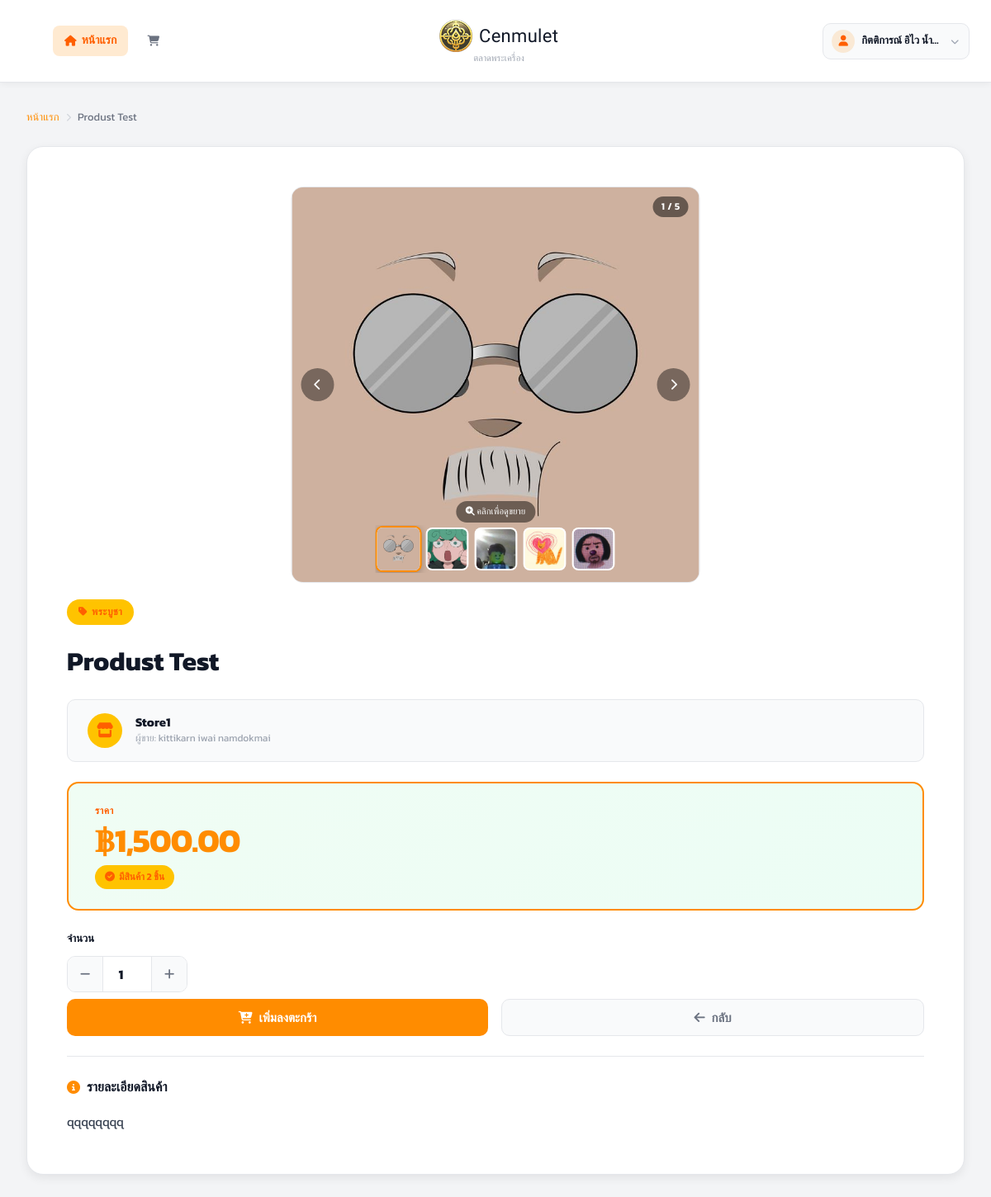
/views/user/product_detail.php?id=19 (signed in), run on the app's committed database.
### tables this page shows
CREATE TABLE users (
    id INTEGER PRIMARY KEY AUTOINCREMENT,
    fullname TEXT,
    username TEXT UNIQUE,
    password TEXT,
    tel TEXT,
    address TEXT,
    image TEXT,
    id_per TEXT
);

CREATE TABLE amulets (
    id INTEGER PRIMARY KEY AUTOINCREMENT,
    amulet_name TEXT,
    source TEXT,
    quantity INTEGER,
    price REAL,
    image TEXT,
    sellerId INTEGER,
    categoryId INTEGER,
    FOREIGN KEY (sellerId) REFERENCES sellers(id),
    FOREIGN KEY (categoryId) REFERENCES categories(id)
);

CREATE TABLE categories (
    id INTEGER PRIMARY KEY AUTOINCREMENT,
    category_name TEXT
);

CREATE TABLE sellers (
    id INTEGER PRIMARY KEY AUTOINCREMENT,
    fullname TEXT,
    store_name TEXT,
    username TEXT UNIQUE,
    password TEXT,
    address TEXT,
    img_store TEXT,
    tel TEXT,
    pay_contax TEXT,
    id_per TEXT,
    img_per TEXT,

    status TEXT DEFAULT 'pending',
    reject_reason TEXT,
    reviewed_at DATETIME
, pay_bank TEXT);

### views/user/product_detail.php (the view, shortened to what this page needs)
<?php
require_once __DIR__ . "/../../config/db.php";
$user_id    = $_SESSION['user_id'];
$product_id = $_GET['id'] ?? null;
try {
    $stmt = $db->prepare("SELECT * FROM users WHERE id = :id");
    $stmt->execute([':id' => $user_id]);
    $user = $stmt->fetch(PDO::FETCH_ASSOC);
} catch (PDOException $e) {
    die("Error: " . $e->getMessage());
}
try {
    $stmt = $db->prepare("
        SELECT a.*, c.category_name, s.store_name, s.fullname as seller_name
        FROM amulets a
        LEFT JOIN categories c ON a.categoryId = c.id
        LEFT JOIN sellers   s ON a.sellerId   = s.id
        WHERE a.id = :id AND a.quantity > 0
    ");
    $stmt->execute([':id' => $product_id]);
    $product = $stmt->fetch(PDO::FETCH_ASSOC);
} catch (PDOException $e) {
    die("Error: " . $e->getMessage());
}
try {
    $stmt = $db->prepare("SELECT image FROM amulet_images WHERE amulet_id = :id ORDER BY sort_order ASC");
    $stmt->execute([':id' => $product_id]);
    $product_images = $stmt->fetchAll(PDO::FETCH_COLUMN);
} catch (PDOException $e) {
    $product_images = $product['image'] ? [$product['image']] : [];
}
?>
<!DOCTYPE html>
<html lang="th">
<head>
    <link rel="stylesheet" href="https://cdnjs.cloudflare.com/ajax/libs/font-awesome/6.5.1/css/all.min.css">
    <link rel="stylesheet" href="/public/css/style.css">
    <link rel="stylesheet" href="/public/css/product_detail.css">
</head>
<body>
    <?php include __DIR__ . '/../../includes/navbar.php'; ?>
    <div class="container">
        <nav class="breadcrumb" aria-label="breadcrumb">
            <a href="/views/user/home.php">หน้าแรก</a>
            <span class="separator"><i class="fa-solid fa-chevron-right" style="font-size:10px;"></i></span>
            <span><?php echo htmlspecialchars($product['amulet_name']); ?></span>
        </nav>
        <div class="product-detail-card">
            <div class="product-layout">
                <div class="product-image-panel">
                    <div class="main-image" id="productSlider">
                        <?php if (!empty($product_images)): ?>
                            <div class="pd-slider-track">
                                <?php foreach ($product_images as $idx => $img): ?>
                                <div class="pd-slide">
                                    <img src="/uploads/amulets/<?php echo htmlspecialchars($img); ?>"
                                         alt="<?php echo htmlspecialchars($product['amulet_name']); ?>"
                                         onclick="openLightbox(<?php echo $idx; ?>)"
                                         class="pd-zoomable">
                                </div>
                                <?php endforeach; ?>
                            </div>
                            <div class="pd-zoom-hint" id="pdZoomHint">
                            </div>
                            </div>
                            <?php if (count($product_images) > 1): ?>
                            <button class="pd-slider-btn pd-prev" onclick="pdSlideMove(-1)" aria-label="ก่อนหน้า">
                                <i class="fa-solid fa-chevron-left"></i>
                            </button>
                            <button class="pd-slider-btn pd-next" onclick="pdSlideMove(1)" aria-label="ถัดไป">
                                <i class="fa-solid fa-chevron-right"></i>
                            </button>
                            <div class="pd-counter">
                                <span id="pdCurrent">1</span> / <?php echo count($product_images); ?>
                            </div>
                            <div class="pd-thumbs">
                                <?php foreach ($product_images as $ti => $img): ?>
                                <div class="pd-thumb <?php echo $ti === 0 ? 'active' : ''; ?>"
                                     onclick="pdSlideTo(<?php echo $ti; ?>)">
                                    <img src="/uploads/amulets/<?php echo htmlspecialchars($img); ?>"
                                         alt="thumb <?php echo $ti+1; ?>">
                                </div>
                                <?php endforeach; ?>
                            </div>
                            <?php endif; ?>
                        <?php else: ?>
                            <i class="fa-solid fa-image img-placeholder"></i>
                        <?php endif; ?>
                    </div>
                </div>
                <div class="product-info-panel">
                    <span class="product-cat-badge">
                        <i class="fa-solid fa-tag"></i>
                        <?php echo htmlspecialchars($product['category_name'] ?? 'ไม่ระบุหมวดหมู่'); ?>
                    </span>
                    <h1 class="product-title"><?php echo htmlspecialchars($product['amulet_name']); ?></h1>
                    <div class="seller-card">
                        <div class="seller-icon"><i class="fa-solid fa-store"></i></div>
                        <div>
                            <div class="seller-name"><?php echo htmlspecialchars($product['store_name'] ?? 'ร้านค้า'); ?></div>
                            <div class="seller-label">ผู้ขาย: <?php echo htmlspecialchars($product['seller_name'] ?? 'ไม่ระบุ'); ?></div>
                        </div>
                    </div>
                    <div class="price-box">
                        <div class="price-label">ราคา</div>
                        <div class="price-value">฿<?php echo number_format($product['price'], 2); ?></div>
                        <span class="stock-pill">
                            <i class="fa-solid fa-check-circle"></i>
                            มีสินค้า <?php echo number_format($product['quantity']); ?> ชิ้น
                        </span>
                    </div>
                    <form action="/user/add_to_cart_process.php" method="POST">
                        <div class="qty-section">
                            <label for="quantity">จำนวน</label>
                            <div class="qty-selector">
                                <button type="button" class="qty-btn" onclick="decreaseQty()">
                                    <i class="fa-solid fa-minus"></i>
                                </button>
                                <input type="number"
                                       id="quantity"
                                       name="quantity"
                                       class="qty-num"
                                       value="1"
                                       min="1"
                                       max="<?php echo $product['quantity']; ?>"
                                       readonly>
                                <button type="button" class="qty-btn" onclick="increaseQty()">
                                    <i class="fa-solid fa-plus"></i>
                                </button>
                            </div>
                        </div>
                        <div class="product-actions">
                            <button type="submit" class="btn btn-primary">
                                <i class="fa-solid fa-cart-plus"></i>
                                เพิ่มลงตะกร้า
                            </button>
                            <a href="/views/user/home.php" class="btn btn-secondary">
                                <i class="fa-solid fa-arrow-left"></i>
                                กลับ
                            </a>
                        </div>
                    </form>
                    <div class="product-desc">
                        <h3 class="desc-title">
                            <i class="fa-solid fa-info-circle"></i>
                            รายละเอียดสินค้า
                        </h3>
                        <div class="desc-body"><?php echo htmlspecialchars($product['source']); ?></div>
                    </div>
                </div>
            </div>
        </div>
</body>
</html>

### includes/navbar.php (shortened to what this page needs)
<?php
$active_page = $active_page ?? 'home';
?>
<nav class="navbar">
    <div class="navbar-container">
        <div class="nav-left">
            <ul>
                <li>
                    <a href="/views/user/home.php"
                       class="<?php echo $active_page === 'home' ? 'active' : ''; ?>">
                        <i class="fa-solid fa-house"></i>
                        หน้าแรก
                    </a>
                </li>
                <li>
                    <a href="/views/user/cart.php"
                       class="nav-cart-inline <?php echo $active_page === 'cart' ? 'active' : ''; ?>"
                       title="ตะกร้าสินค้า">
                        <i class="fa-solid fa-cart-shopping"></i>
                    </a>
                </li>
            </ul>
        </div>
        <a href="/views/user/home.php" class="nav-logo">
            <div class="nav-logo-row">
                <img src="/public/images/image.png" alt="Cenmulet">
                <span class="nav-logo-name">Cenmulet</span>
            </div>
            <span class="nav-logo-sub">ตลาดพระเครื่อง</span>
        </a>
        <div class="nav-right">
            <div class="user-menu">
                <div class="user-btn">
                    <div class="user-avatar">
                        <i class="fa-solid fa-user"></i>
                    </div>
                    <span class="user-name"><?php echo htmlspecialchars($user['fullname']); ?></span>
                    <i class="fa-solid fa-chevron-down user-chevron"></i>
                </div>
            </div>
        </div>
    </div>
</nav>

### public/css/style.css (style rules this page uses)
:root { --primary: #FF8C00; --primary-dark: #FF5F00; --primary-light: #FFC300; --primary-glow: #ff8c009b; --accent-blue: #F5824A; --accent-blue-dark: #f77433; --accent-blue-light: #f5834ad0; --accent-blue-bg: #d97706; --warning: #F5824A; --warning-light: #fa9d6f; --warning-dark: #f86b25; --warning-text: #92400e; --danger: #ef4444; --danger-dark: #dc2626; --danger-light: #fee2e2; --danger-faded: #fecaca; --success: #10b981; --success-light: #d1fae5; --text-primary: #111827; --text-secondary: #6b7280; --text-muted: #9ca3af; --text-inverse: #ffffff; --bg-page: #f3f4f6; --bg-card: #ffffff; --bg-subtle: #f9fafb; --bg-input: #f9fafb; --border: #e5e7eb; --border-strong: #d1d5db; --border-focus: #10b981; --space-xs: 4px; --space-sm: 8px; --space-md: 16px; --space-lg: 24px; --space-xl: 32px; --space-2xl: 48px; --space-3xl: 64px; --radius-sm: 6px; --radius-md: 10px; --radius-lg: 14px; --radius-xl: 20px; --radius-pill: 9999px; --radius-circle: 50%; --shadow-sm: 0 1px 3px rgba(0,0,0,0.08); --shadow-md: 0 4px 12px rgba(0,0,0,0.07); --shadow-lg: 0 8px 28px rgba(0,0,0,0.1); --shadow-xl: 0 16px 48px rgba(0,0,0,0.14); --shadow-primary: 0 6px 20px rgba(16, 185, 129, 0.25); --font-body: "Kanit", sans-serif; --font-display: "Sriracha", cursive; --text-xs: 12px; --text-sm: 13px; --text-base: 15px; --text-md: 16px; --text-lg: 18px; --text-xl: 20px; --text-2xl: 24px; --text-3xl: 30px; --text-4xl: 36px; --transition: all 0.25s ease; --transition-fast: all 0.15s ease; }
*, *::before, *::after { margin: 0; padding: 0; box-sizing: border-box; }
html { scroll-behavior: smooth; }
body { font-family: var(--font-body); background: var(--bg-page); color: var(--text-primary); line-height: 1.6; -webkit-font-smoothing: antialiased; }
.navbar { width: 100%; height: 72px; display: flex; justify-content: space-between; align-items: center; padding: 0 var(--space-xl); background: var(--bg-card); position: sticky; top: 0; z-index: 100; box-shadow: 0 1px 0 var(--border), var(--shadow-sm); }
.container { max-width: 1320px; margin: 0 auto; padding: var(--space-xl) var(--space-xl); }
.breadcrumb { display: flex; gap: var(--space-sm); align-items: center; font-size: var(--text-sm); color: var(--text-secondary); margin-bottom: var(--space-lg); }
.breadcrumb a { color: var(--primary); text-decoration: none; transition: var(--transition-fast); }
.breadcrumb .separator { color: var(--border-strong); }
.btn { display: inline-flex; align-items: center; justify-content: center; gap: var(--space-sm); padding: 11px 22px; border: none; border-radius: var(--radius-md); font-family: var(--font-body); font-size: var(--text-base); font-weight: 600; cursor: pointer; transition: var(--transition); text-decoration: none; white-space: nowrap; line-height: 1; }
.btn-primary { background: var(--primary); color: var(--text-inverse); }
.btn-secondary { background: var(--bg-subtle); color: var(--text-secondary); border: 1.5px solid var(--border); }

### data on the page
users: fullname "กิตติการณ์ อิไว น้ำ…"
amulets: amulet_name "Produst Test", categoryId.category_name "พระบูชา", sellerId.store_name "Store1", sellerId.fullname "kittikarn iwai namdokmai", price "1,500.00", quantity "2", source "qqqqqqqq"

### other printed values
count($product_images) "5"
